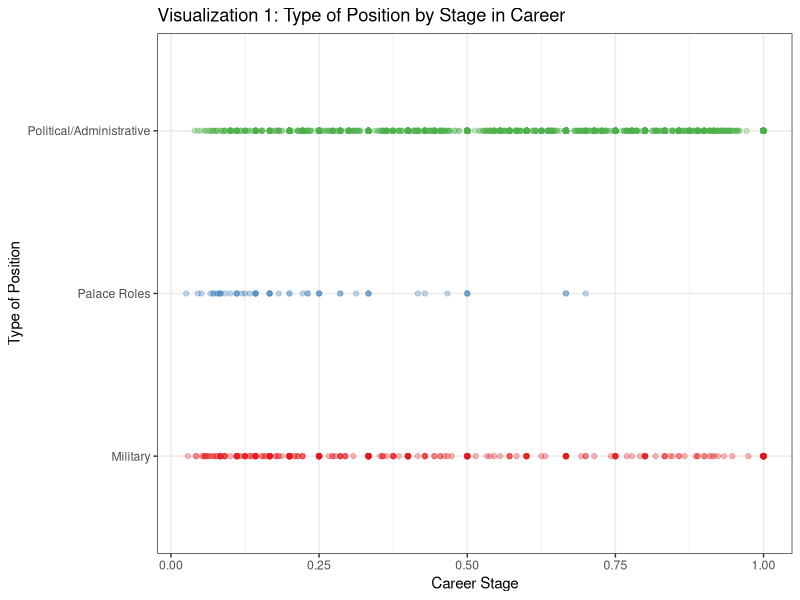
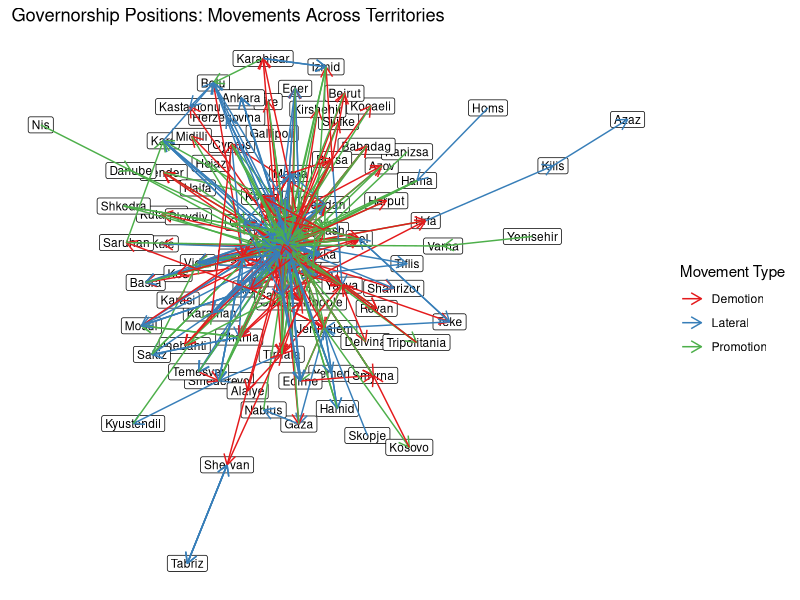
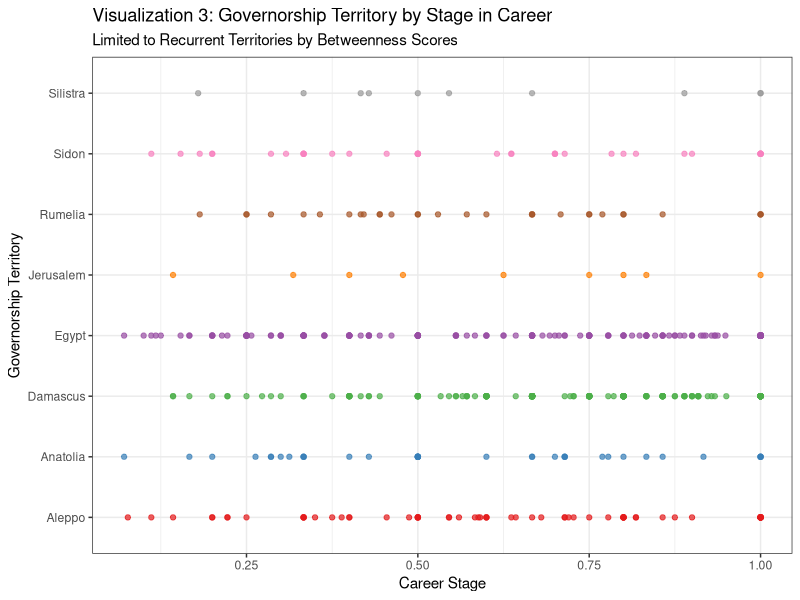

Source code (R) for these figures, in order:
## ---- chunk 1
knitr::opts_chunk$set(echo = FALSE, fig.align = 'center', out.width = '85%')
library(tidyverse)
library(readxl)
library(RColorBrewer)
library(kableExtra)
library(ggraph)
library(igraph)

df <- read_excel('governors-v3b.xlsx') %>%
  group_by(governor_id) %>%
  mutate(stage = order / max(order)) %>%
  ungroup() %>%
  select(-row)

positions <- read_excel('positions.xlsx') %>%
  select(position = 'Title/Position', classification = 'Classification')
## ---- chunk 2
df %>%
  left_join(positions, by = 'position') %>%
  ggplot() + geom_point(aes(stage, classification, color = classification),
                        alpha = 0.3, show.legend = FALSE) +
  scale_color_manual(values = brewer.pal(3, 'Set1')) +
  labs(title = 'Visualization 1: Type of Position by Stage in Career',
       x = 'Career Stage', y = 'Type of Position') +
  theme_bw()
## ---- chunk 3
  # 30th, 70th and 100th percentile: 0.4, 0.8 and 1
get_top_positions <- function(stage_label, stage_minimum, stage_maximum) {
  output <- df %>%
    filter(stage > stage_minimum & stage <= stage_maximum) %>%
    count(position) %>%
    slice_max(order_by = n, n = 10) %>%
    mutate(rank = row_number(), stage_label = stage_label) %>%
    select(-n)
}
early <- get_top_positions('Early', 0, 0.4)
middle <- get_top_positions('Middle', 0.4, 0.8)
late <- get_top_positions('Late', 0.8, 1)

top_positions <- bind_rows(early, middle, late) %>%
  left_join(positions, by = 'position') %>%
  left_join(tibble(classification = c('Military', 'Palace Roles',
                                      'Political/Administrative'),
                   color = brewer.pal(3, 'Pastel1')), by = 'classification') 
  # positions are tied; have the same classification
top_positions$position[30] <- 'Civil Servant/Kaymakam' 
top_positions <- top_positions[-31, ]

top_positions %>%
  select(position, Rank = rank, stage_label) %>%
  pivot_wider(names_from = stage_label, values_from = position) %>%
  mutate(Early = cell_spec(Early, background = top_positions$color[1:10]),
         Middle = cell_spec(Middle, background = top_positions$color[11:20]),
         Late = cell_spec(Late, background = top_positions$color[21:30])) %>%
  kable(caption = '10 Most Common Positions by Stage in Career',
        escape = FALSE) %>%
  kable_styling(latex_options = 'hold_position', full_width = FALSE)
## ---- chunk 4
governorships <- c('Bey', 'Beylerbey', 'District Governor', 'Governor',
                   'Imposter Sultan', 'Independent Ruler', 'Kaymakam',
                   'Mirmiran', 'Pasha', 'Sanjak-bey', 'Serdar', 'Sultan',
                   'Viceroy', 'Wali')

standardization <- read_excel('territories.xlsx', sheet = 'standardization')
classification <- read_excel('territories.xlsx', sheet = 'classification')
eyalets <- read_excel('territories.xlsx', sheet = 'eyalets')
hierarchy <- tribble(
    ~ rank_name, ~ rank_score,
    'Eyalet E1', 1,
    'Eyalet E2', 2,
    'Eyalet E3', 3,
    'Eyalet E4', 4,
    'Eyalet E5', 5,
    'Eyalet E6', 6,
    'Eyalet E7', 7,
    'Beylik', 7,
    'Vilayet', 8,
    'Sanjak', 9,
    'Kaza', 10,
    'Fortress', 11
  )

territories0 <- df %>%
  filter(position %in% governorships) %>%
  left_join(standardization, by = c('territory' = 'Original')) %>%
    # can't have undefined nodes
  filter(!is.na(Standardized)) %>%
  select(governor_id, order, territory = Standardized) %>%
  arrange(governor_id, order)

get_territory_pairs <- function(governor) {
  governor_territories <- territories0 %>%
    filter(governor_id == governor)
  governor_orders <- unique(governor_territories$order)
  
  governor_output <- tibble()
  for (i in seq_len(nrow(governor_territories) - 1)) {
    for (j in seq(from = i + 1, to = nrow(governor_territories))) {
      if ((governor_territories$order[j] > governor_territories$order[i]) &&
          (which(governor_orders == governor_territories$order[j]) ==
           which(governor_orders == governor_territories$order[i]) + 1)) {
        governor_output <- governor_output %>%
          bind_rows(tibble(governor_id = governor_territories$governor_id[i],
                           from_territory = governor_territories$territory[i],
                           from_order = governor_territories$order[i],
                           to_territory = governor_territories$territory[j],
                           to_order = governor_territories$order[j]))
      }
    }
  }
  
  return(governor_output)
}

territories1 <- map_df(unique(territories0$governor_id),
                       get_territory_pairs) %>%
  mutate(position_gap = to_order - from_order) %>%
  select(governor_id, from_territory, to_territory, position_gap)

territories2 <- territories1 %>%
  left_join(classification %>%
              select(-Link), by = c('from_territory' = 'Name')) %>%
  rename(from_type = Type) %>%
  left_join(classification %>%
              select(-Link), by = c('to_territory' = 'Name')) %>%
  rename(to_type = Type) %>%
  left_join(eyalets, by = c('from_territory' = 'Name')) %>%
  rename(from_precedence = Precedence) %>%
  left_join(eyalets, by = c('to_territory' = 'Name')) %>%
  rename(to_precedence = Precedence) %>%
  mutate(from_rank =
           ifelse(!is.na(from_precedence),
                  str_c(from_type, ' ', from_precedence),
                  ifelse(from_type == 'Eyalet', 'Eyalet E7', from_type)),
         to_rank =
           ifelse(!is.na(to_precedence),
                  str_c(to_type, ' ', to_precedence),
                  ifelse(to_type == 'Eyalet', 'Eyalet E7', to_type))) %>%
  left_join(hierarchy, by = c('from_rank' = 'rank_name')) %>%
  rename(from_score = rank_score) %>%
  left_join(hierarchy, by = c('to_rank' = 'rank_name')) %>%
  rename(to_score = rank_score) %>%
  mutate(change = to_score - from_score,
          # a higher score is a less desirable territory
         weight = ifelse(change < 0, 1, ifelse(change == 0, 0, -1))) %>%
  select(governor_id, from_territory, to_territory, weight)
## ---- chunk 5
set.seed(1)
territories2 %>%
  select(-governor_id) %>%
  filter(!is.na(weight)) %>%
  mutate(weight = as.character(weight)) %>%
  graph_from_data_frame(directed = TRUE) %>%
  ggraph(layout = 'gem') +
  geom_node_label(aes(label = name), size = 3) +
  geom_edge_link(aes(edge_color = weight),
                 arrow = arrow(length = unit(3, 'mm'))) +
  scale_edge_color_manual(values = brewer.pal(3, 'Set1'), name = 'Movement Type',
                          labels = c('Demotion', 'Lateral', 'Promotion')) +
  labs(title = 'Governorship Positions: Movements Across Territories') +
  theme(panel.background = element_rect(fill = 'white'),
        legend.key = element_rect(fill = 'white'))
## ---- chunk 6
  # add in distance calculations
distances <- read_excel('distances.xlsx')
names(distances) <- c('territory', 'latitude', 'longitude')

distance_by_coordinates <- function(from_lat, from_long, to_lat, to_long) {
  p <- pi / 180
  a <- 0.5 - cos((to_lat - from_lat) * p) / 2 + cos(from_lat * p) *
    cos(to_lat * p) * (1 - cos((to_long - from_long) * p)) / 2
  return(12742 * asin(sqrt(a)))
}

territories3 <- territories1 %>%
  left_join(distances, by = c('from_territory' = 'territory')) %>%
  rename(from_latitude = latitude, from_longitude = longitude) %>%
  left_join(distances, by = c('to_territory' = 'territory')) %>%
  rename(to_latitude = latitude, to_longitude = longitude) %>%
    # +1 because some from-to pairs have the same location; need positive value
  mutate(distance = distance_by_coordinates(from_latitude, from_longitude,
                                            to_latitude, to_longitude) + 1) %>%
  select(governor_id, from_territory, to_territory, position_gap, distance)
## ---- chunk 7
unweighted0 <- territories3 %>%
  select(from = from_territory, to = to_territory) %>%
  graph_from_data_frame() %>%
  betweenness(directed = TRUE)
unweighted1 <- tibble(territory = names(unweighted0),
                      score = unname(unweighted0), by = 'Unweighted')

pg0 <- territories3 %>%
  select(from = from_territory, to = to_territory, weight = position_gap) %>%
  graph_from_data_frame() %>%
  betweenness(directed = TRUE)
pg1 <- tibble(territory = names(pg0), score = unname(pg0), by = 'Position Gap')

distance0 <- territories3 %>%
  select(from = from_territory, to = to_territory, weight = distance) %>%
    # NA weights cause fatal errors
  filter(!is.na(weight)) %>%
  graph_from_data_frame() %>%
  betweenness(directed = TRUE)
distance1 <- tibble(territory = names(distance0), score = unname(distance0),
                    by = 'Geographical Distance')

top_betweenness <- bind_rows(unweighted1, pg1, distance1) %>%
  group_by(by) %>%
  slice_max(order_by = score, n = 10) %>%
  mutate(rank = row_number()) %>%
  select(rank, territory, by) %>%
  ungroup()
## ---- chunk 8
top_betweenness %>%
  pivot_wider(names_from = by, values_from = territory) %>%
  select(Rank = rank, Unweighted, 'Position Gap', 'Geographical Distance') %>%
  kable(caption = 'Top 10 Territories by Betweenness Scores',
        booktabs = TRUE, linesep = '') %>%
  kable_styling(latex_options = 'hold_position', full_width = FALSE)
## ---- chunk 9
recurring <- top_betweenness %>% 
  group_by(territory) %>%
  summarize(appearances = n(), mean_rank = mean(rank), .groups = 'drop') %>%
  filter(appearances == 3)
top_betweenness %>%
  pivot_wider(names_from = by, values_from = rank) %>%
  right_join(recurring, by = 'territory') %>%
  arrange(mean_rank) %>%
  select(Territory = territory, Unweighted, 'Position Gap',
         'Geographical Distance', 'Average Rank' = mean_rank) %>%
  kable(caption = 'Ranks of Recurrent Territories Across Calculation Methods',
        digits = 1, booktabs = TRUE, linesep = '') %>%
  kable_styling(latex_options = 'hold_position', full_width = FALSE)
## ---- chunk 10
df %>%
  filter(position %in% governorships & territory %in% recurring$territory) %>%
  ggplot() + geom_point(aes(stage, territory, color = territory),
                        alpha = 0.7, show.legend = FALSE) +
  scale_color_manual(values = brewer.pal(9, 'Set1')[-6]) +
  labs(title = 'Visualization 3: Governorship Territory by Stage in Career',
       subtitle = 'Limited to Recurrent Territories by Betweenness Scores',
       x = 'Career Stage', y = 'Governorship Territory') +
  theme_bw()
